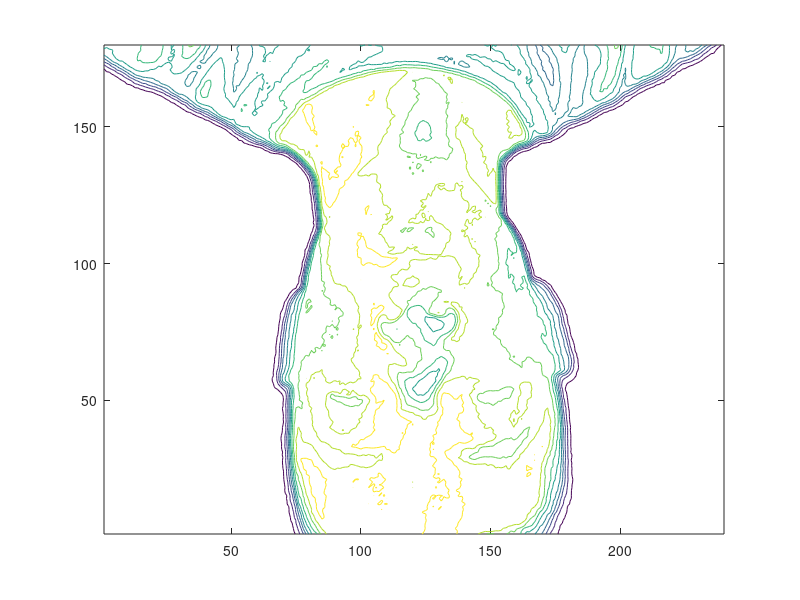
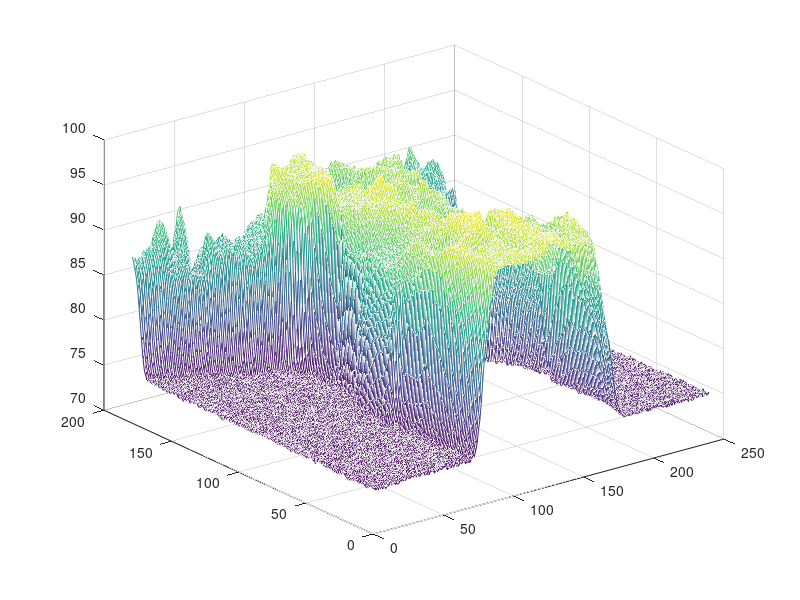

Reproduce these figures in MATLAB, in order. (Note: this script raises an error after producing the figures.)
close all
clear
clc

%load the data files
load('in10.mat');
load('in9.mat');
M = in10;

%show the contour and mesh image without any processing
figure (1)
contour(M);
figure (2)
mesh(M);

%fin the two max value position with this function
[y1,x1,y2,x2] = find_max(M);
[y3,x3] = find_min(M);